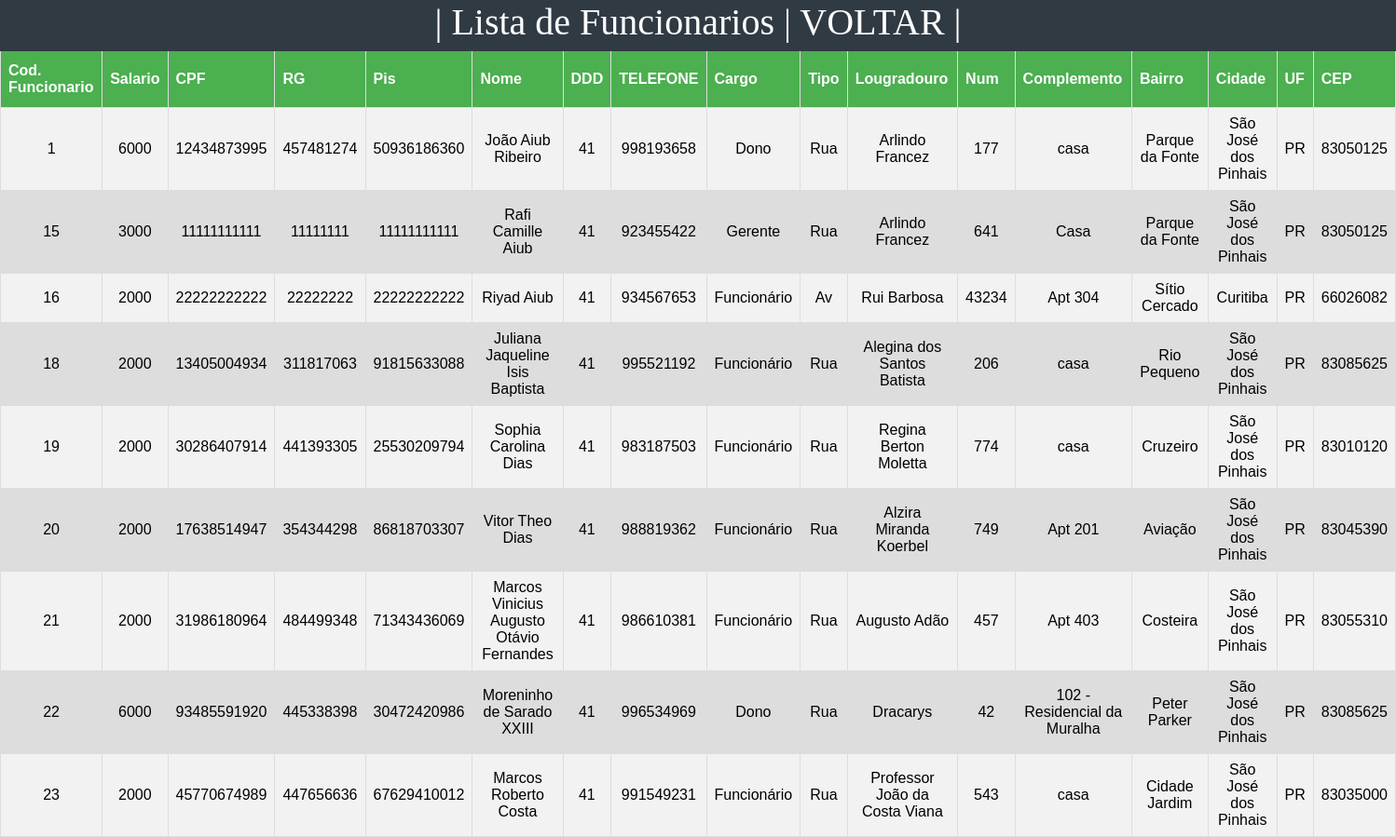
The page /funcionario/listar/listar.php on the database its author committed.
### tables this page shows
CREATE TABLE IF NOT EXISTS `funcionario` (
  `Senha` varchar(32) NOT NULL,
  `CodEnd` bigint(20) NOT NULL,
  `CodTel` int(60) NOT NULL,
  `Cpf` bigint(11) NOT NULL,
  `CodFunc` int(60) NOT NULL AUTO_INCREMENT,
  `Pis` bigint(11) NOT NULL,
  `RG` bigint(10) NOT NULL,
  `CodCargo` varchar(30) NOT NULL,
  `Nome` varchar(60) NOT NULL,
  `DataNasc` date NOT NULL,
  PRIMARY KEY (`CodFunc`),
  KEY `fk_CodEndFunc` (`CodEnd`),
  KEY `fk_CodTelFunc` (`CodTel`),
  KEY `fk_CodCargoFunc` (`CodCargo`)
);

CREATE TABLE IF NOT EXISTS `cargo` (
  `CodCargo` varchar(30) NOT NULL,
  `Cargo` varchar(30) NOT NULL,
  `Salario` float NOT NULL,
  PRIMARY KEY (`CodCargo`)
);

CREATE TABLE IF NOT EXISTS `telefone` (
  `Telefone` int(9) NOT NULL,
  `Ddd` int(2) NOT NULL,
  `CodTel` int(11) NOT NULL AUTO_INCREMENT,
  PRIMARY KEY (`CodTel`)
);

CREATE TABLE IF NOT EXISTS `endereco` (
  `Tipo` varchar(60) NOT NULL,
  `Lougradouro` varchar(60) NOT NULL,
  `Num` varchar(60) NOT NULL,
  `Complemento` varchar(60) NOT NULL,
  `Bairro` varchar(60) NOT NULL,
  `Cidade` varchar(60) NOT NULL,
  `UF` varchar(2) NOT NULL,
  `Cep` int(8) NOT NULL,
  `CodEnd` bigint(20) NOT NULL AUTO_INCREMENT,
  PRIMARY KEY (`CodEnd`)
);

### funcionario/listar/listar.php (the view, shortened to what this page needs)
<!DOCTYPE html>
<html>
<head>
<link rel="stylesheet" href="../../css/estilo_triagem2.css"/>
</head>
<body>
	<div class="barra">| Lista de Funcionarios |<a class="link" href="../triagem.php"> VOLTAR |</a> </div>
	<table border class="customers">
	<tr>
		<th>Cod. Funcionario</th>
		<th>Salario</th>
		<th>CPF</th>
		<th>RG</th>
		<th>Pis</th>
		<th>Nome</th>
		<th>DDD</th>
		<th>TELEFONE</th>
		<th>Cargo</th>
		<th>Tipo</th>
		<th>Lougradouro</th>
		<th>Num</th>
		<th>Complemento</th>
		<th>Bairro</th>
		<th>Cidade</th>
		<th>UF</th>
		<th>CEP</th>
	</tr>
	<?php
		$conexao = new mysqli("127.0.0.1", "root", "", "chute_e_gol");
		$conexao->set_charset("utf8");
		$sql = "SELECT funcionario.CodFunc,funcionario.Nome,
		funcionario.Cpf, funcionario.RG,funcionario.Pis,
		telefone.Ddd, telefone.Telefone, cargo.Cargo,cargo.Salario,
		endereco.Tipo, endereco.Lougradouro,endereco.Num,
		endereco.Complemento,endereco.Bairro,endereco.Cidade,
		endereco.UF,endereco.Cep
		FROM `funcionario`,`telefone`,`cargo`,`endereco`
		WHERE endereco.CodEnd=funcionario.CodEnd and telefone.CodTel =funcionario.CodTel
		AND cargo.CodCargo = funcionario.CodCargo ORDER BY funcionario.CodFunc";
		$result = $conexao->query($sql);
		if ($result->num_rows > 0)
		{
			while ($linha = $result->fetch_assoc())
			{
				echo "<tr>";
				echo "<td>".$linha["CodFunc"]."</td>";
				echo "<td>".$linha["Salario"]."</td>";
				echo "<td>".$linha["Cpf"]."</td>";
				echo "<td>".$linha["RG"]."</td>";
				echo "<td>".$linha["Pis"]."</td>";
				echo "<td>".$linha["Nome"]."</td>";
				echo "<td>".$linha["Ddd"]."</td>";
				echo "<td>".$linha["Telefone"]."</td>";
				echo "<td>".$linha["Cargo"]."</td>";
				echo "<td>".$linha["Tipo"]."</td>";
				echo "<td>".$linha["Lougradouro"]."</td>";
				echo "<td>".$linha["Num"]."</td>";
				echo "<td>".$linha["Complemento"]."</td>";
				echo "<td>".$linha["Bairro"]."</td>";
				echo "<td>".$linha["Cidade"]."</td>";
				echo "<td>".$linha["UF"]."</td>";
				echo "<td>".$linha["Cep"]."</td>";
				echo "</tr>";
			}
		} else
		{
			echo "Sem resultados";
		}
	?>
	</table>
</body>
</html>

### css/estilo_triagem2.css (style rules this page uses)
.barra { background-color: #303a43; position: absolute; top: 0; left: 0; right: 0; height: 55px; font-size: 40px; font-family: american captain; text-align: center; color: #ffffff; }
.link { color: #FFFFFF; text-decoration: none; }
.customers { font-family: Arial, Helvetica, sans-serif; border-collapse: collapse; width: 100%; text-align: center; }
.customers td, .customers th { border: 1px solid #ddd; padding: 8px; }
.customers tr:nth-child(even) { background-color: #f2f2f2; }
.customers tr:nth-child(odd) { background-color: #ddd; }
.customers th { padding-top: 12px; padding-bottom: 12px; text-align: left; background-color: #4CAF50; color: white; }

### rows shown on the page
funcionario: CodFunc "1", CodCargo.Salario "6000", Cpf "12434873995", RG "457481274", Pis "50936186360", Nome "João Aiub Ribeiro", CodTel.Ddd "41", CodTel.Telefone "998193658", CodCargo.Cargo "Dono", CodEnd.Tipo "Rua", CodEnd.Lougradouro "Arlindo Francez", CodEnd.Num "177", CodEnd.Complemento "casa", CodEnd.Bairro "Parque da Fonte", CodEnd.Cidade "São José dos Pinhais", CodEnd.UF "PR", CodEnd.Cep "83050125"
funcionario: CodFunc "15", CodCargo.Salario "3000", Cpf "11111111111", RG "11111111", Pis "11111111111", Nome "Rafi Camille Aiub", CodTel.Ddd "41", CodTel.Telefone "923455422", CodCargo.Cargo "Gerente", CodEnd.Tipo "Rua", CodEnd.Lougradouro "Arlindo Francez", CodEnd.Num "641", CodEnd.Complemento "Casa", CodEnd.Bairro "Parque da Fonte", CodEnd.Cidade "São José dos Pinhais", CodEnd.UF "PR", CodEnd.Cep "83050125"
funcionario: CodFunc "16", CodCargo.Salario "2000", Cpf "22222222222", RG "22222222", Pis "22222222222", Nome "Riyad Aiub", CodTel.Ddd "41", CodTel.Telefone "934567653", CodCargo.Cargo "Funcionário", CodEnd.Tipo "Av", CodEnd.Lougradouro "Rui Barbosa", CodEnd.Num "43234", CodEnd.Complemento "Apt 304", CodEnd.Bairro "Sítio Cercado", CodEnd.Cidade "Curitiba", CodEnd.UF "PR", CodEnd.Cep "66026082"
funcionario: CodFunc "18", CodCargo.Salario "2000", Cpf "13405004934", RG "311817063", Pis "91815633088", Nome "Juliana Jaqueline Isis Baptista", CodTel.Ddd "41", CodTel.Telefone "995521192", CodCargo.Cargo "Funcionário", CodEnd.Tipo "Rua", CodEnd.Lougradouro "Alegina dos Santos Batista", CodEnd.Num "206", CodEnd.Complemento "casa", CodEnd.Bairro "Rio Pequeno", CodEnd.Cidade "São José dos Pinhais", CodEnd.UF "PR", CodEnd.Cep "83085625"
funcionario: CodFunc "19", CodCargo.Salario "2000", Cpf "30286407914", RG "441393305", Pis "25530209794", Nome "Sophia Carolina Dias", CodTel.Ddd "41", CodTel.Telefone "983187503", CodCargo.Cargo "Funcionário", CodEnd.Tipo "Rua", CodEnd.Lougradouro "Regina Berton Moletta", CodEnd.Num "774", CodEnd.Complemento "casa", CodEnd.Bairro "Cruzeiro", CodEnd.Cidade "São José dos Pinhais", CodEnd.UF "PR", CodEnd.Cep "83010120"
funcionario: CodFunc "20", CodCargo.Salario "2000", Cpf "17638514947", RG "354344298", Pis "86818703307", Nome "Vitor Theo Dias", CodTel.Ddd "41", CodTel.Telefone "988819362", CodCargo.Cargo "Funcionário", CodEnd.Tipo "Rua", CodEnd.Lougradouro "Alzira Miranda Koerbel", CodEnd.Num "749", CodEnd.Complemento "Apt 201", CodEnd.Bairro "Aviação", CodEnd.Cidade "São José dos Pinhais", CodEnd.UF "PR", CodEnd.Cep "83045390"
funcionario: CodFunc "21", CodCargo.Salario "2000", Cpf "31986180964", RG "484499348", Pis "71343436069", Nome "Marcos Vinicius Augusto Otávio Fernandes", CodTel.Ddd "41", CodTel.Telefone "986610381", CodCargo.Cargo "Funcionário", CodEnd.Tipo "Rua", CodEnd.Lougradouro "Augusto Adão", CodEnd.Num "457", CodEnd.Complemento "Apt 403", CodEnd.Bairro "Costeira", CodEnd.Cidade "São José dos Pinhais", CodEnd.UF "PR", CodEnd.Cep "83055310"
funcionario: CodFunc "22", CodCargo.Salario "6000", Cpf "93485591920", RG "445338398", Pis "30472420986", Nome "Moreninho de Sarado XXIII", CodTel.Ddd "41", CodTel.Telefone "996534969", CodCargo.Cargo "Dono", CodEnd.Tipo "Rua", CodEnd.Lougradouro "Dracarys", CodEnd.Num "42", CodEnd.Complemento "102 - Residencial da Muralha", CodEnd.Bairro "Peter Parker", CodEnd.Cidade "São José dos Pinhais", CodEnd.UF "PR", CodEnd.Cep "83085625"
funcionario: CodFunc "23", CodCargo.Salario "2000", Cpf "45770674989", RG "447656636", Pis "67629410012", Nome "Marcos Roberto Costa", CodTel.Ddd "41", CodTel.Telefone "991549231", CodCargo.Cargo "Funcionário", CodEnd.Tipo "Rua", CodEnd.Lougradouro "Professor João da Costa Viana", CodEnd.Num "543", CodEnd.Complemento "casa", CodEnd.Bairro "Cidade Jardim", CodEnd.Cidade "São José dos Pinhais", CodEnd.UF "PR", CodEnd.Cep "83035000"
